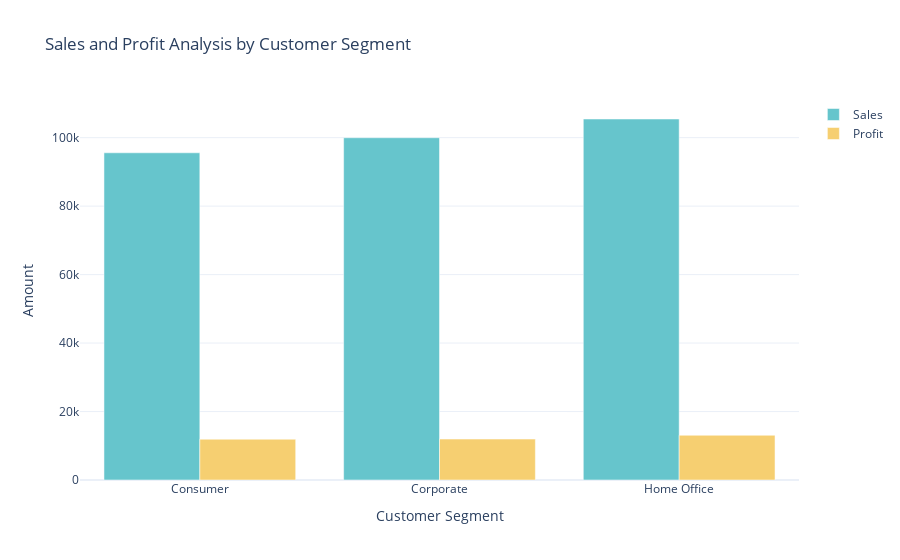

The notebook cell this image was saved under:
### Code cell
#Sales_profit_by_segment
sales_profit_by_segment = data.groupby('Segment').agg({'Sales': 'sum', 'Profit': 'sum'}).reset_index()
color_palette = color.qualitative.Pastel
fig = go.Figure()
fig.add_trace(go.Bar(x = sales_profit_by_segment['Segment'],
                    y = sales_profit_by_segment['Sales'],
                    name = 'Sales',
                    marker_color = color_palette[0]))
fig.add_trace(go.Bar(x = sales_profit_by_segment['Segment'],
                    y = sales_profit_by_segment['Profit'],
                    name = 'Profit',
                    marker_color = color_palette[1]))
fig.update_layout(title='Sales and Profit Analysis by Customer Segment',
                 xaxis_title = 'Customer Segment', yaxis_title = 'Amount')
fig.show()

### Figure 1 — Plotly figure (JSON) as saved in the notebook; plotly's stock layout.template omitted (floating-point values rounded to 4 significant figures)
{"data": [{"marker": {"color": "rgb(102, 197, 204)"}, "name": "Sales", "type": "bar", "x": ["Consumer", "Corporate", "Home Office"], "y": [95580.0, 99980.0, 105400.0]}, {"marker": {"color": "rgb(246, 207, 113)"}, "name": "Profit", "type": "bar", "x": ["Consumer", "Corporate", "Home Office"], "y": [11920.0, 11960.0, 13070.0]}], "layout": {"title": {"text": "Sales and Profit Analysis by Customer Segment"}, "xaxis": {"title": {"text": "Customer Segment"}}, "yaxis": {"title": {"text": "Amount"}}}}
